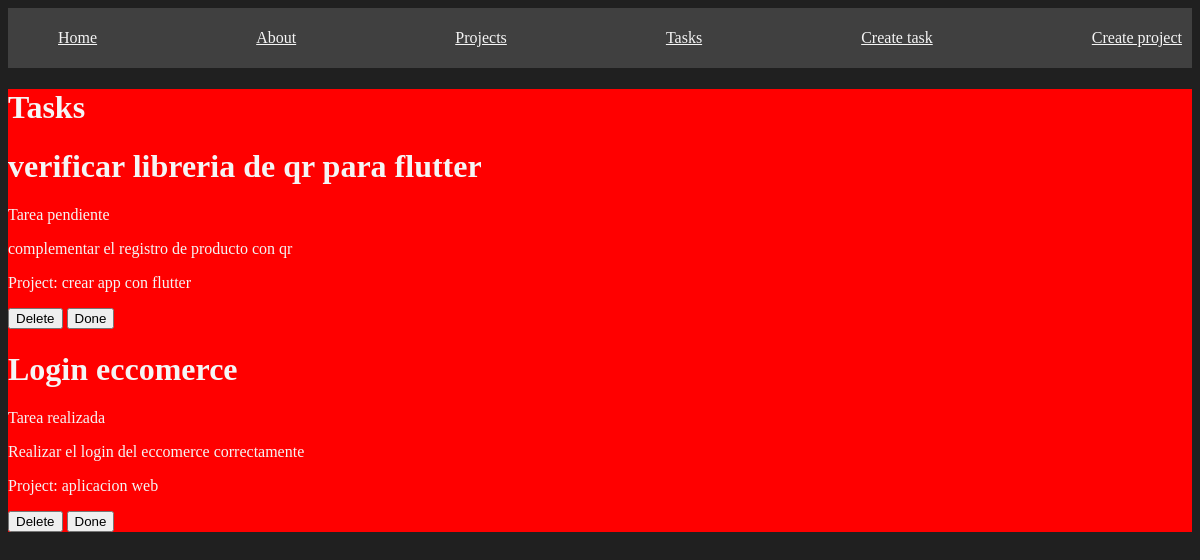
/tasks/, run on an earlier commit of the app's database.
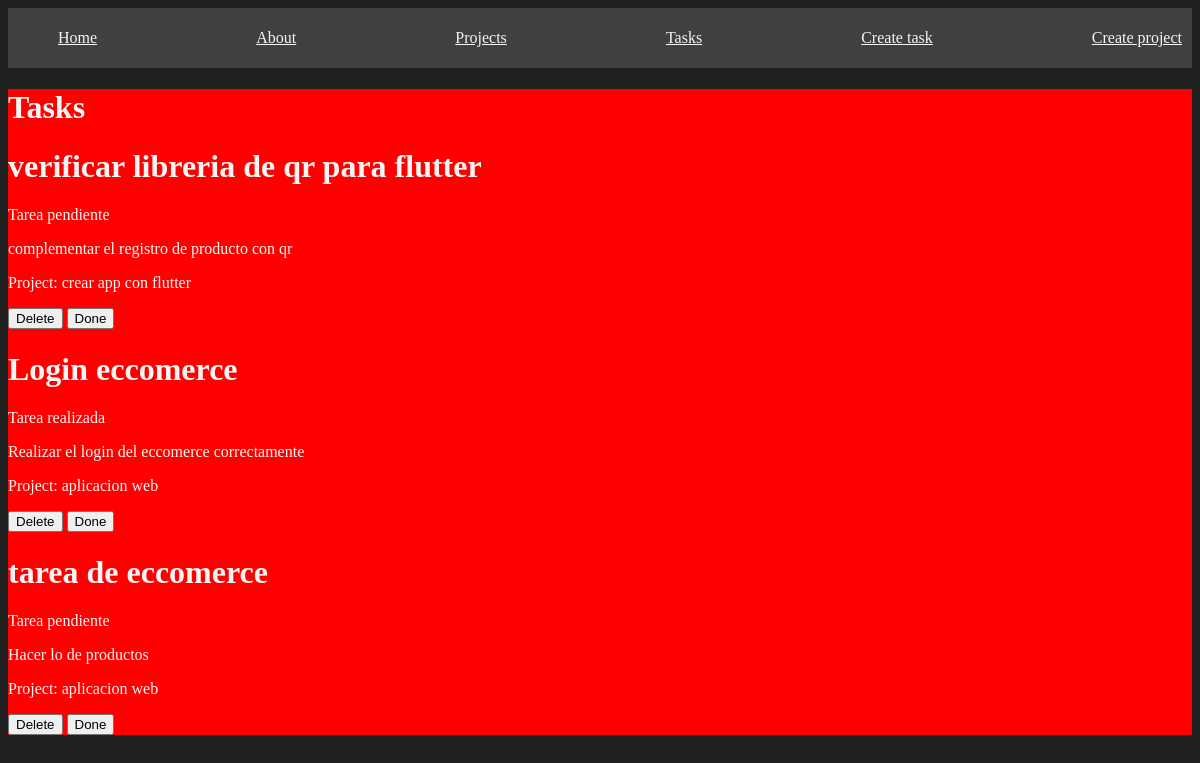
And on a later commit of the database.
### myapp/models.py (models this page shows, shortened)
class Task(models.Model):
    title = models.CharField(max_length=200)
    description = models.TextField()
    project = models.ForeignKey(Project, on_delete=models.CASCADE)
    done = models.BooleanField(default=False)

class Project(models.Model):
    name = models.CharField(max_length=200)
    def __str__(self):
        return self.name

### myapp/views.py (the view)
# urls.py: path('tasks/', views.tasks, name='tasks'),
def tasks(request): # Como parámetro de la funcion id
    tasks = Task.objects.all()
    return render(request, 'tasks/tasks.html', {
        'tasks': tasks
    })

### myapp/templates/tasks/tasks.html
{% extends 'layouts/base.html' %}
{% block content %}
<h1>Tasks</h1>
{% for task in tasks %}
<div>
    <h1>{{ task.title }}</h1>
    {% if task.done == False %}
    <p>Tarea pendiente</p>
    {% else %}
    <p>Tarea realizada</p>
    {% endif %}
    <p>{{ task.description }}</p>
    <p>Project: {{ task.project }}</p>
    <button>
        Delete
    </button>
    <button>
        Done
    </button>
</div>
{% endfor %}
{% endblock %}

### myapp/templates/layouts/base.html (shortened to what this page needs)
{% load static %}
<!DOCTYPE html>
<html lang="en">
<head>
    <link rel="stylesheet" href="{% static '/styles/main.css' %}">
</head>
<body>
    <nav class="navbar">
        <ul>
            <li>
                <a href="{% url 'index' %}">Home</a>
            </li>
            <li>
                <a href="{% url 'about' %}">About</a>
            </li>
            <li>
                <a href="{% url 'projects' %}">Projects</a>
            </li>
            <li>
                <a href="{% url 'tasks' %}">Tasks</a>
            </li>
            <li>
                <a href="{% url 'create_task' %}">Create task</a>
            </li>
            <li>
                <a href="{% url 'create_project' %}">Create project</a>
            </li>
        </ul>
    </nav>
    <main style="background: red; margin: auto;">
        {% block content %}
        {% endblock %}
    </main>
</body>
</html>

### myapp/static/styles/main.css (style rules this page uses)
body { background: #202020; color: whitesmoke; }
.navbar { background: #404040; padding: 5px 10px; }
.navbar ul { display: flex; justify-content: space-between; }
.navbar ul li { list-style: none; text-decoration: none; }
.navbar ul li a { color: whitesmoke; }

What changed in the data, as far as the page shows it:
added Task: title "tarea de eccomerce", done "Tarea pendiente", description "Hacer lo de productos", project "aplicacion web"
